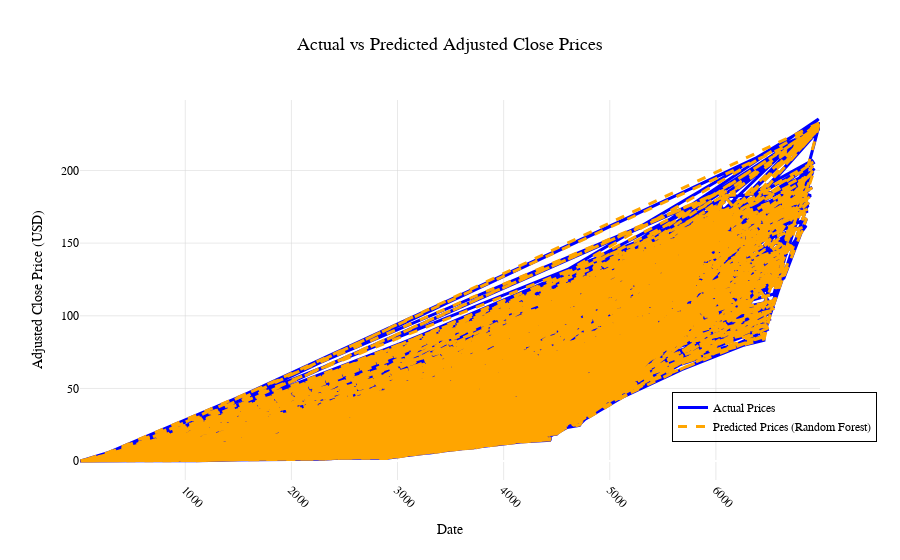

The notebook cell saved with this chart:
### Markdown cell above
### Visualizing Actual vs Predicted Prices via Random Forest

### Code cell
import plotly.graph_objects as go

# Actual vs Predicted Adjusted Close Prices
fig = go.Figure()

# Add the actual values
fig.add_trace(go.Scatter(
    x=y_test.index, 
    y=y_test.values, 
    mode='lines', 
    name='Actual Prices',
    line=dict(color='blue', width=3)
))

# Add the predicted values
fig.add_trace(go.Scatter(
    x=y_test.index, 
    y=y_pred_rf, 
    mode='lines', 
    name='Predicted Prices (Random Forest)', 
    line=dict(color='orange', width=3, dash='dash')
))

# Enhance the layout for better readability
fig.update_layout(
    title='Actual vs Predicted Adjusted Close Prices',
    title_x=0.5,
    title_font=dict(size=18, family="Arial, sans-serif", color="black"),
    xaxis_title='Date',
    yaxis_title='Adjusted Close Price (USD)',
    font=dict(family="Arial, sans-serif", size=14, color="black"),
    plot_bgcolor="white",
    xaxis=dict(
        tickangle=45, 
        title_font=dict(size=14),
        tickfont=dict(size=12),
        showgrid=True, 
        gridwidth=0.5, 
        gridcolor='lightgray'
    ),
    yaxis=dict(
        title_font=dict(size=14),
        tickfont=dict(size=12),
        showgrid=True, 
        gridwidth=0.5, 
        gridcolor='lightgray'
    ),
    showlegend=True,
    legend=dict(
        x=0.8, 
        y=0.1,
        bgcolor='rgba(255, 255, 255, 0.7)',
        bordercolor="Black", 
        borderwidth=1,
        font=dict(size=12)
    )
)

# Show the interactive plot
fig.show()

### Figure 1 — Plotly figure (JSON) as saved in the notebook; plotly's stock layout.template omitted (floating-point values rounded to 4 significant figures; data arrays with more than 128 entries replaced by an {"elided": "..."} marker saying what was removed)
{"data": [{"line": {"color": "blue", "width": 3}, "mode": "lines", "name": "Actual Prices", "type": "scatter", "x": {"elided": "1398 int values"}, "y": {"elided": "1398 float values"}}, {"line": {"color": "orange", "dash": "dash", "width": 3}, "mode": "lines", "name": "Predicted Prices (Random Forest)", "type": "scatter", "x": {"elided": "1398 int values"}, "y": {"elided": "1398 float values"}}], "layout": {"autosize": true, "font": {"color": "black", "family": "Arial, sans-serif", "size": 14}, "legend": {"bgcolor": "rgba(255, 255, 255, 0.7)", "bordercolor": "Black", "borderwidth": 1, "font": {"size": 12}, "x": 0.8, "y": 0.1}, "plot_bgcolor": "white", "showlegend": true, "title": {"font": {"color": "black", "family": "Arial, sans-serif", "size": 18}, "text": "Actual vs Predicted Adjusted Close Prices", "x": 0.5}, "xaxis": {"autorange": true, "gridcolor": "lightgray", "gridwidth": 0.5, "range": [8, 6981], "showgrid": true, "tickangle": 45, "tickfont": {"size": 12}, "title": {"font": {"size": 14}, "text": "Date"}, "type": "linear"}, "yaxis": {"autorange": true, "gridcolor": "lightgray", "gridwidth": 0.5, "range": [-13.0, 248.5], "showgrid": true, "tickfont": {"size": 12}, "title": {"font": {"size": 14}, "text": "Adjusted Close Price (USD)"}, "type": "linear"}}}
